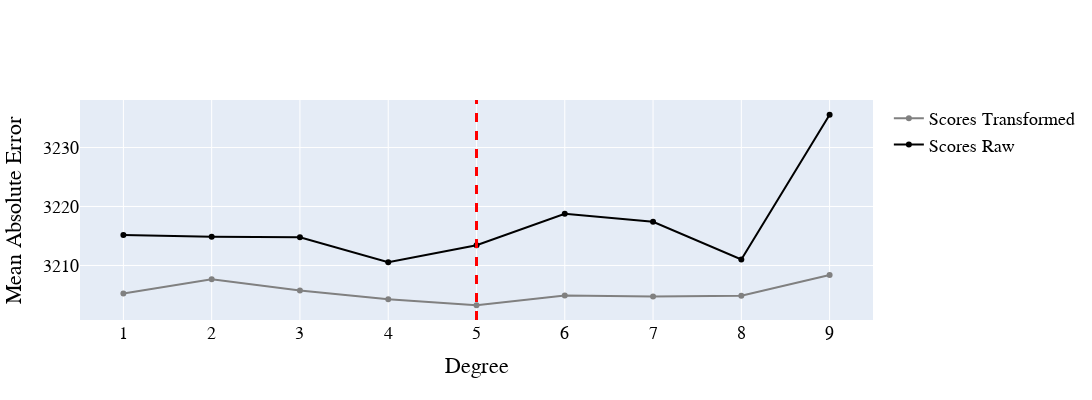

Notebook cell for this chart:
### Code cell
degree_best_performance = plot_cross_val_score_comparison(chosen_dataset="Online News Popularity")

### Figure 1 — Plotly figure (JSON) as saved in the notebook; plotly's stock layout.template omitted (floating-point values rounded to 4 significant figures)
{"data": [{"line": {"color": "grey"}, "name": "Scores Transformed", "type": "scatter", "x": [1, 2, 3, 4, 5, 6, 7, 8, 9], "y": [3205.0, 3208.0, 3206.0, 3204.0, 3203.0, 3205.0, 3205.0, 3205.0, 3208.0]}, {"line": {"color": "black"}, "name": "Scores Raw", "type": "scatter", "x": [1, 2, 3, 4, 5, 6, 7, 8, 9], "y": [3215.0, 3215.0, 3215.0, 3211.0, 3213.0, 3219.0, 3217.0, 3211.0, 3236.0]}], "layout": {"font": {"color": "Black", "family": "Arial", "size": 18}, "height": 400, "shapes": [{"line": {"color": "red", "dash": "dash", "width": 3}, "name": "Best Performance", "type": "line", "x0": 5, "x1": 5, "xref": "x", "y0": 0, "y1": 1, "yref": "y domain"}], "showlegend": true, "width": 1200, "xaxis": {"title": {"text": "Degree"}}, "yaxis": {"title": {"text": "Mean Absolute Error"}}}}
